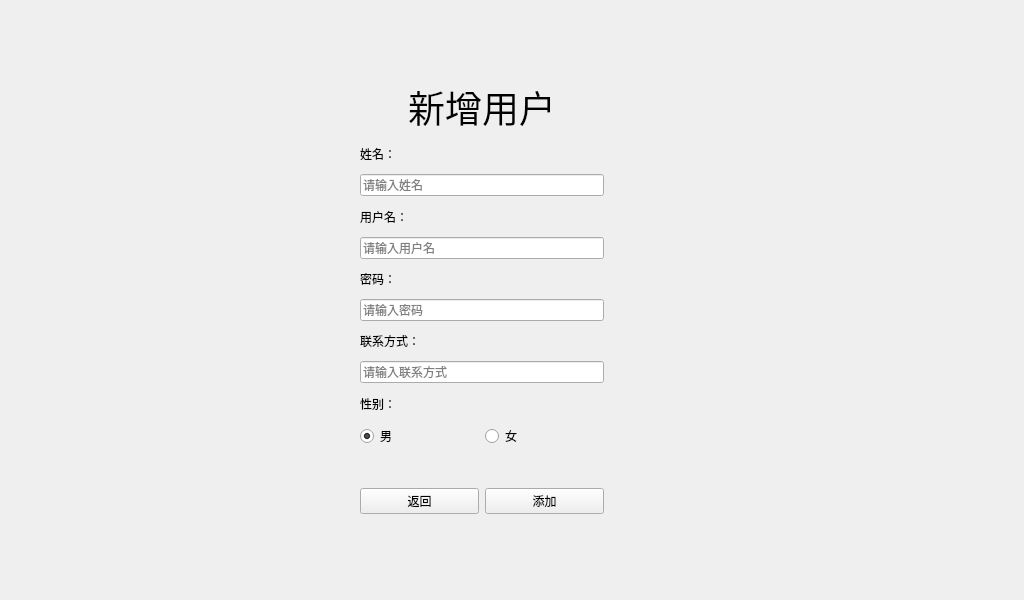
<?xml version="1.0" encoding="UTF-8"?>
<ui version="4.0">
 <class>UserReg</class>
 <widget class="QWidget" name="UserReg">
  <property name="geometry">
   <rect>
    <x>0</x>
    <y>0</y>
    <width>1024</width>
    <height>600</height>
   </rect>
  </property>
  <property name="windowTitle">
   <string>Add</string>
  </property>
  <widget class="QWidget" name="layoutWidget">
   <property name="geometry">
    <rect>
     <x>360</x>
     <y>80</y>
     <width>244</width>
     <height>434</height>
    </rect>
   </property>
   <layout class="QVBoxLayout" name="verticalLayout">
    <item>
     <widget class="QLabel" name="title_lb">
      <property name="font">
       <font>
        <pointsize>28</pointsize>
       </font>
      </property>
      <property name="text">
       <string>新增用户</string>
      </property>
      <property name="alignment">
       <set>Qt::AlignCenter</set>
      </property>
     </widget>
    </item>
    <item>
     <widget class="QLabel" name="name_lb">
      <property name="text">
       <string>姓名：</string>
      </property>
     </widget>
    </item>
    <item>
     <widget class="QLineEdit" name="name_le">
      <property name="placeholderText">
       <string>请输入姓名</string>
      </property>
     </widget>
    </item>
    <item>
     <widget class="QLabel" name="username_lb">
      <property name="text">
       <string>用户名：</string>
      </property>
     </widget>
    </item>
    <item>
     <widget class="QLineEdit" name="username_le">
      <property name="placeholderText">
       <string>请输入用户名</string>
      </property>
     </widget>
    </item>
    <item>
     <widget class="QLabel" name="password_lb">
      <property name="text">
       <string>密码：</string>
      </property>
     </widget>
    </item>
    <item>
     <widget class="QLineEdit" name="password_le">
      <property name="echoMode">
       <enum>QLineEdit::Password</enum>
      </property>
      <property name="placeholderText">
       <string>请输入密码</string>
      </property>
     </widget>
    </item>
    <item>
     <widget class="QLabel" name="contact_lb">
      <property name="text">
       <string>联系方式：</string>
      </property>
     </widget>
    </item>
    <item>
     <widget class="QLineEdit" name="contact_le">
      <property name="placeholderText">
       <string>请输入联系方式</string>
      </property>
     </widget>
    </item>
    <item>
     <widget class="QLabel" name="sex_lb">
      <property name="text">
       <string>性别：</string>
      </property>
     </widget>
    </item>
    <item>
     <layout class="QHBoxLayout" name="horizontalLayout_2">
      <item>
       <widget class="QRadioButton" name="man">
        <property name="focusPolicy">
         <enum>Qt::NoFocus</enum>
        </property>
        <property name="text">
         <string>男</string>
        </property>
        <property name="checked">
         <bool>true</bool>
        </property>
       </widget>
      </item>
      <item>
       <widget class="QRadioButton" name="woman">
        <property name="focusPolicy">
         <enum>Qt::NoFocus</enum>
        </property>
        <property name="text">
         <string>女</string>
        </property>
       </widget>
      </item>
     </layout>
    </item>
    <item>
     <widget class="QLabel" name="tips_lb">
      <property name="styleSheet">
       <string notr="true">color: rgb(255, 0, 0);</string>
      </property>
      <property name="text">
       <string/>
      </property>
     </widget>
    </item>
    <item>
     <layout class="QHBoxLayout" name="horizontalLayout">
      <item>
       <widget class="QPushButton" name="back_btn">
        <property name="text">
         <string>返回</string>
        </property>
       </widget>
      </item>
      <item>
       <widget class="QPushButton" name="add_btn">
        <property name="text">
         <string>添加</string>
        </property>
       </widget>
      </item>
     </layout>
    </item>
   </layout>
  </widget>
 </widget>
 <resources/>
 <connections/>
</ui>
